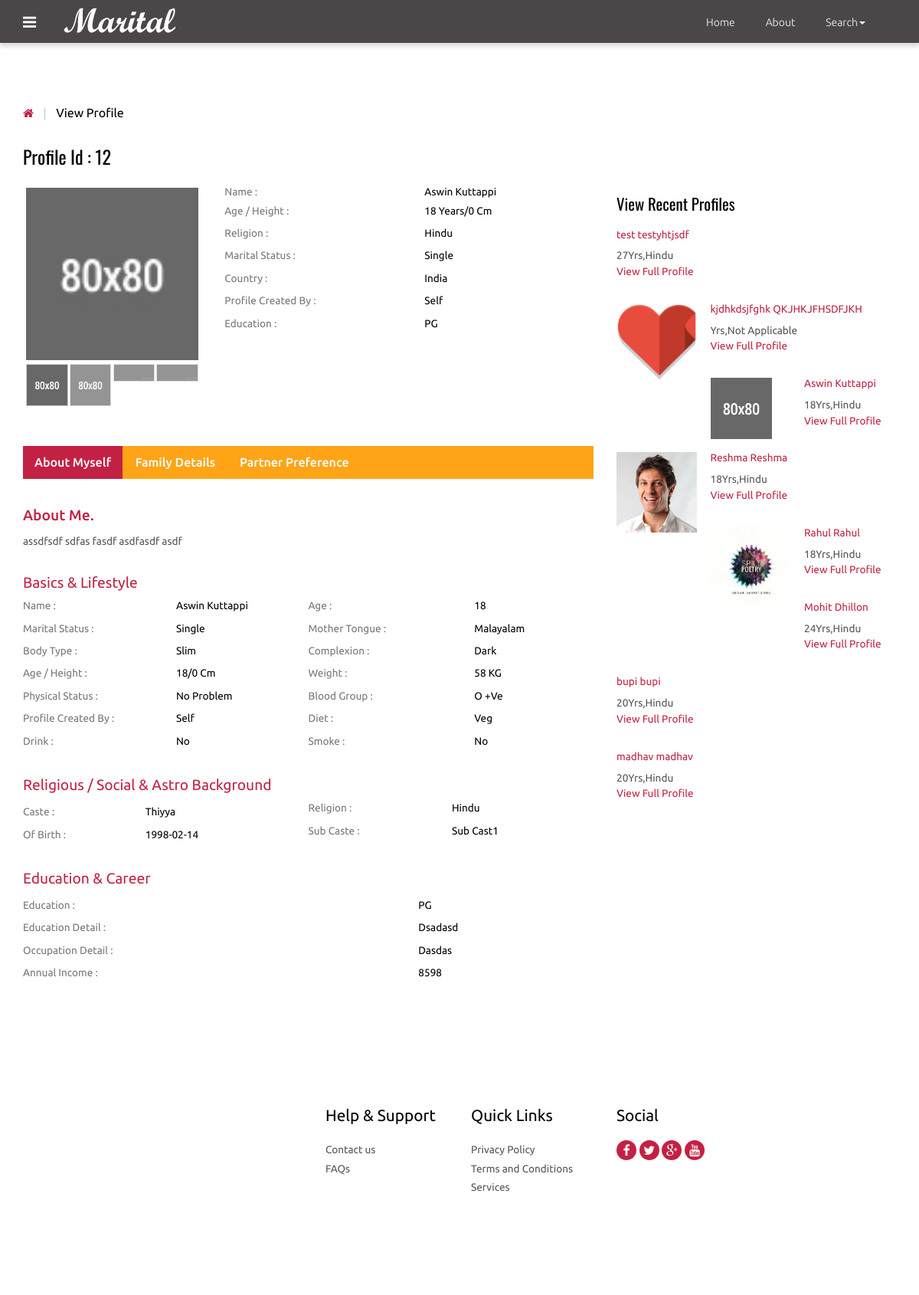
The page /view_profile.php?id=12 (signed in) on the database its author committed.
### tables this page shows
CREATE TABLE `photos` (
  `id` int(10) NOT NULL AUTO_INCREMENT,
  `cust_id` int(10) NOT NULL,
  `pic1` varchar(25) NOT NULL,
  `pic2` varchar(40) NOT NULL,
  `pic3` varchar(40) NOT NULL,
  `pic4` varchar(40) NOT NULL,
  PRIMARY KEY (`id`),
  UNIQUE KEY `cust_id` (`cust_id`)
);

CREATE TABLE `customer` (
  `id` int(10) NOT NULL AUTO_INCREMENT,
  `cust_id` int(5) NOT NULL,
  `email` varchar(60) NOT NULL,
  `age` varchar(10) NOT NULL,
  `height` int(10) NOT NULL,
  `sex` varchar(6) NOT NULL,
  `religion` varchar(20) NOT NULL,
  `caste` varchar(20) NOT NULL,
  `subcaste` varchar(20) NOT NULL,
  `district` varchar(20) NOT NULL,
  `state` varchar(20) NOT NULL,
  `country` varchar(10) NOT NULL,
  `maritalstatus` varchar(20) NOT NULL,
  `profilecreatedby` varchar(20) NOT NULL,
  `education` text NOT NULL,
  `education_sub` text NOT NULL,
  `firstname` text NOT NULL,
  `lastname` text NOT NULL,
  `body_type` text NOT NULL,
  `physical_status` text NOT NULL,
  `drink` varchar(8) NOT NULL,
  `mothertounge` text NOT NULL,
  `colour` varchar(20) NOT NULL,
  `weight` int(5) NOT NULL,
  `blood_group` varchar(5) NOT NULL,
  `diet` varchar(8) NOT NULL,
  `smoke` varchar(8) NOT NULL,
  `dateofbirth` date NOT NULL,
  `occupation` text NOT NULL,
  `occupation_descr` text NOT NULL,
  `annual_income` varchar(20) NOT NULL,
  `fathers_occupation` varchar(20) NOT NULL,
  `mothers_occupation` varchar(20) NOT NULL,
  `no_bro` int(5) NOT NULL,
  `no_sis` int(5) NOT NULL,
  `aboutme` text NOT NULL,
  `profilecreationdate` date NOT NULL,
  PRIMARY KEY (`id`)
);

### functions.php (called while the page is built, shortened)
<?php
function mysqlexec($sql){
	$host="localhost";
	$username="root";
	$password="Aditi@2000";
	$db_name="moon";
$conn=mysqli_connect("$host", "$username", "$password")or die("cannot connect");
mysqli_select_db($conn,"$db_name")or die("cannot select DB");
if($result = mysqli_query($conn, $sql)){
	return $result;
}
else{
	echo mysqli_error($conn);
}
}
?>

### view_profile.php (the view, shortened to what this page needs)
<?php include_once("functions.php"); ?>
<?php
$id=$_GET['id'];
$profileid=$id;
$sql="SELECT * FROM customer WHERE cust_id = $id";
$result = mysqlexec($sql);
if($result){
$row=mysqli_fetch_assoc($result);
	$fname=$row['firstname'];
	$lname=$row['lastname'];
	$dob=$row['dateofbirth'];
	$religion=$row['religion'];
	$caste = $row['caste'];
	$subcaste=$row['subcaste'];
	$country = $row['country'];
	$age=$row['age'];
	$maritalstatus=$row['maritalstatus'];
	$profileby=$row['profilecreatedby'];
	$education=$row['education'];
	$edudescr=$row['education_sub'];
	$bodytype=$row['body_type'];
	$physicalstatus=$row['physical_status'];
	$drink=$row['drink'];
	$smoke=$row['smoke'];
	$mothertounge=$row['mothertounge'];
	$bloodgroup=$row['blood_group'];
	$weight=$row['weight'];
	$height=$row['height'];
	$colour=$row['colour'];
	$diet=$row['diet'];
	$occupationdescr=$row['occupation_descr'];
	$income=$row['annual_income'];
	$aboutme=$row['aboutme'];
	$pic1="";
$sql2="SELECT * FROM photos WHERE cust_id = $profileid";
$result2 = mysqlexec($sql2);
if($result2){
	$row2=mysqli_fetch_array($result2);
	$pic1=$row2['pic1'];
}
}else{
	echo "<script>alert(\"Invalid Profile ID\")</script>";
}
?>
<!DOCTYPE HTML>
<html>
<head>
<link href="css/bootstrap-3.1.1.min.css" rel='stylesheet' type='text/css' />
<link href="css/style.css" rel='stylesheet' type='text/css' />
<link href="css/font-awesome.css" rel="stylesheet">
</head>
<body>
 <?php include_once("includes/navigation.php");?>
<div class="grid_3">
  <div class="container">
   <div class="breadcrumb1">
     <ul>
        <a href="index.php"><i class="fa fa-home home_1"></i></a>
        <span class="divider">&nbsp;|&nbsp;</span>
        <li class="current-page">View Profile</li>
     </ul>
   </div>
   <div class="profile">
   	 <div class="col-md-8 profile_left">
   	 	<h2>Profile Id : <?php echo $profileid;?></h2>
   	 	<div class="col_3">
   	        <div class="col-sm-4 row_2">
				<div class="flexslider">
					 <ul class="slides">
						<li data-thumb="profile/<?php echo $profileid;?>/<?php echo $pic1;?>">
							<img src="profile/<?php echo $profileid;?>/<?php echo $pic1;?>" />
						</li>
					 </ul>
				  </div>
			</div>
			<div class="col-sm-8 row_1">
				<table class="table_working_hours">
		        	<tbody>
		        		<tr class="opened_1">
							<td class="day_label">Name :</td>
							<td class="day_value"><?php echo $fname . " " .$lname; ?></td>
						</tr><tr class="opened_1">
							<td class="day_label">Age / Height :</td>
							<td class="day_value"><?php echo $age . " Years"; ?>/<?php echo $height . " Cm";?> </td>
						</tr>
					  	<tr class="opened">
							<td class="day_label">Religion :</td>
							<td class="day_value"><?php echo $religion;?></td>
						</tr>
					    <tr class="opened">
							<td class="day_label">Marital Status :</td>
							<td class="day_value"><?php echo $maritalstatus;?></td>
						</tr>
					    <tr class="opened">
							<td class="day_label">Country :</td>
							<td class="day_value"><?php echo $country;?></td>
						</tr>
					    <tr class="closed">
							<td class="day_label">Profile Created by :</td>
							<td class="day_value closed"><span><?php echo $profileby;?></span></td>
						</tr>
					    <tr class="closed">
							<td class="day_label">Education :</td>
							<td class="day_value closed"><span><?php echo $education;?></span></td>
						</tr>
				    </tbody>
				</table>
				</div>
			<div class="clearfix"> </div>
		</div>
		<div class="col_4">
		    <div class="bs-example bs-example-tabs" role="tabpanel" data-example-id="togglable-tabs">
			   <ul id="myTab" class="nav nav-tabs nav-tabs1" role="tablist">
				  <li role="presentation" class="active"><a href="#home" id="home-tab" role="tab" data-toggle="tab" aria-controls="home" aria-expanded="true">About Myself</a></li>
				  <li role="presentation"><a href="#profile" role="tab" id="profile-tab" data-toggle="tab" aria-controls="profile">Family Details</a></li>
				  <li role="presentation"><a href="#profile1" role="tab" id="profile-tab1" data-toggle="tab" aria-controls="profile1">Partner Preference</a></li>
			   </ul>
			   <div id="myTabContent" class="tab-content">
				  <div role="tabpanel" class="tab-pane fade in active" id="home" aria-labelledby="home-tab">
				    <div class="tab_box">
				    	<h1>About Me.</h1>
				    	<p><?php echo $aboutme; ?></p>
				    </div>
				    <div class="basic_1">
				    	<h3>Basics &amp; Lifestyle</h3>
				    	<div class="col-md-6 basic_1-left">
				    	  <table class="table_working_hours">
				        	<tbody>
				        		<tr class="opened_1">
									<td class="day_label">Name :</td>
									<td class="day_value"><?php echo $fname . " " .$lname; ?></td>
								</tr>
							    <tr class="opened">
									<td class="day_label">Marital Status :</td>
									<td class="day_value"><?php echo $maritalstatus;?></td>
								</tr>
							    <tr class="opened">
									<td class="day_label">Body Type :</td>
									<td class="day_value"><?php echo $bodytype;?></td>
								</tr>
							    <tr class="opened">
									<td class="day_label">Age / Height :</td>
									<td class="day_value"><?php echo $age; ?>/<?php echo $height;?> cm</td>
								</tr>
							    <tr class="opened">
									<td class="day_label">Physical Status :</td>
									<td class="day_value closed"><span><?php echo $physicalstatus;?></span></td>
								</tr>
							    <tr class="opened">
									<td class="day_label">Profile Created by :</td>
									<td class="day_value closed"><span><?php echo $profileby;?></span></td>
								</tr>
								<tr class="opened">
									<td class="day_label">Drink :</td>
									<td class="day_value closed"><span><?php echo $drink;?></span></td>
								</tr>
						    </tbody>
				          </table>
				         </div>
				         <div class="col-md-6 basic_1-left">
				          <table class="table_working_hours">
				        	<tbody>
				        		<tr class="opened_1">
									<td class="day_label">Age :</td>
									<td class="day_value"><?php echo $age;?></td>
								</tr>
							    <tr class="opened">
									<td class="day_label">Mother Tongue :</td>
									<td class="day_value"><?php echo $mothertounge;?></td>
								</tr>
							    <tr class="opened">
									<td class="day_label">Complexion :</td>
									<td class="day_value"><?php echo $colour;?></td>
								</tr>
							    <tr class="opened">
									<td class="day_label">Weight :</td>
									<td class="day_value"><?php echo $weight;?> KG</td>
								</tr>
							    <tr class="opened">
									<td class="day_label">Blood Group :</td>
									<td class="day_value"><?php echo $bloodgroup;?></td>
								</tr>
							    <tr class="closed">
									<td class="day_label">Diet :</td>
									<td class="day_value closed"><span><?php echo $diet;?></span></td>
								</tr>
							    <tr class="closed">
									<td class="day_label">Smoke :</td>
									<td class="day_value closed"><span><?php echo $smoke;?></span></td>
								</tr>
						    </tbody>
				        </table>
				        </div>
				        <div class="clearfix"> </div>
				    </div>
				    <div class="basic_1">
				    	<h3>Religious / Social & Astro Background</h3>
				    	<div class="col-md-6 basic_1-left">
				    	  <table class="table_working_hours">
				        	<tbody>
				        		<tr class="opened">
									<td class="day_label">Caste :</td>
									<td class="day_value"><?php echo $caste;?></td>
								</tr>
							    <tr class="opened">
									<td class="day_label">
 of Birth :</td>
									<td class="day_value closed"><span><?php echo $dob;?></span></td>
								</tr>
							</tbody>
				          </table>
				         </div>
				         <div class="col-md-6 basic_1-left">
				          <table class="table_working_hours">
				        	<tbody>
				        		<tr class="opened_1">
									<td class="day_label">Religion :</td>
									<td class="day_value"><?php echo $religion;?></td>
								</tr>
							    <tr class="opened">
									<td class="day_label">Sub Caste :</td>
									<td class="day_value"><?php echo $subcaste;?></td>
								</tr>
							</tbody>
				        </table>
				        </div>
				        <div class="clearfix"> </div>
				    </div>
				    <div class="basic_1 basic_2">
				    	<h3>Education & Career</h3>
				    	<div class="basic_1-left">
				    	  <table class="table_working_hours">
				        	<tbody>
				        		<tr class="opened">
									<td class="day_label">Education   :</td>
									<td class="day_value"><?php echo $education;?></td>
								</tr>
				        		<tr class="opened">
									<td class="day_label">Education Detail :</td>
									<td class="day_value"><?php echo $edudescr;?></td>
								</tr>
							    <tr class="opened">
									<td class="day_label">Occupation Detail :</td>
									<td class="day_value closed"><span><?php echo $occupationdescr;?></span></td>
								</tr>
							    <tr class="opened">
									<td class="day_label">Annual Income :</td>
									<td class="day_value closed"><span><?php echo $income;?></span></td>
								</tr>
							 </tbody>
				          </table>
				         </div>
				    </div>
				  </div>
		     </div>
		  </div>
	   </div>
   	 </div>
     <div class="col-md-4 profile_right">
        <div class="view_profile view_profile2">
        	<h3>View Recent Profiles</h3>
    <?php
     $sql="SELECT * FROM customer ORDER BY profilecreationdate ASC";
      $result=mysqlexec($sql);
      while($row=mysqli_fetch_assoc($result)){
            $profid=$row['cust_id'];
          $sql="SELECT * FROM photos WHERE cust_id=$profid";
          $result2=mysqlexec($sql);
          $photo=mysqli_fetch_assoc($result2);
          $pic=$photo['pic1'];
          echo "<ul class=\"profile_item\">";
            echo"<a href=\"view_profile.php?id={$profid}\">";
              echo "<li class=\"profile_item-img\"><img src=\"profile/". $profid."/".$pic ."\"" . "class=\"img-responsive\" alt=\"\"/></li>";
               echo "<li class=\"profile_item-desc\">";
                  echo "<h4>" . $row['firstname'] . " " . $row['lastname'] . "</h4>";
                  echo "<p>" . $row['age']. "Yrs," . $row['religion'] . "</p>";
                  echo "<h5>" . "View Full Profile" . "</h5>";
               echo "</li>";
      echo "</a>";
      echo "</ul>";
      }
     ?>
</div>
        </div>
       <div class="clearfix"> </div>
    </div>
  </div>
</div>
<?php include_once("footer.php");?>
<link rel="stylesheet" href="css/flexslider.css" type="text/css" media="screen" />
</body>
</html>

### css/style.css (style rules this page uses)
h4, h5, h6, h1, h2, h3 { margin-top: 0; }
ul, ol { margin: 0; }
p { margin: 0; }
html, body { font-family: 'Ubuntu', sans-serif; font-size: 100%; background:#fff; }
body a { transition:0.5s all; -webkit-transition:0.5s all; -moz-transition:0.5s all; -o-transition:0.5s all; -ms-transition:0.5s all; }
.nav-tabs > li > a, .nav-tabs > li > a:hover, .nav-tabs > li > a:focus, .nav-tabs > li.active > a, .nav-tabs > li.active > a:hover, .nav-tabs > li.active > a:focus { border: none; border-radius: 0; }
.breadcrumb1 { margin-bottom:2em; }
.breadcrumb1 ul { padding:0; margin:0; list-style:none; }
.breadcrumb1 li { position: relative; margin-right: 10px; padding-right: 10px; display: inline-block; color:#000; font-size:1em; }
i.home_1 { color:#c32143; font-size:15px; }
span.divider { padding: 0 5px; color: #ccc; }
.col-md-8.profile_left { padding-left: 0; }
.col-sm-4.row_2 { padding-left: 0; }
.profile_left h2 { color:#000; font-size:1.5em; margin-bottom:1em; font-family: 'Oswald', sans-serif; }
table.table_working_hours { width: 100%; }
.table_working_hours tr { border: 0; }
td.day_label { color: #777; padding:5px 0; }
.table_working_hours tr { color: #000; font-size: 0.85em; text-transform: capitalize; }
.table_working_hours tr.opened_1 td { padding: 0 0 5px; }
.col_3 { margin-bottom:3em; }
.nav-tabs1 { display: inline-block; border-bottom: none; font-weight: 500; background-color:#ffa417; width: 100%; padding: 0; margin-bottom: 2em; }
.nav-tabs1>li.active>a, .nav-tabs1>li.active>a:focus, .nav-tabs1>li.active>a:hover { color: #fff; background-color:#c32143; border:none; }
.nav-tabs1>li { margin-bottom:0; }
a#profile-tab, a#home-tab, a#profile-tab1 { color: #fff; }
.grid_3 { padding:5em 0; }
.tab_box { margin-bottom: 2em; }
.tab_box h1 { color:#c32143; font-size:1.2em; }
.tab_box p { color:#555; font-size:0.85em; line-height:1.8em; }
.basic_1-left { padding-left:0; }
.basic_1 { margin-bottom: 2em; }
.basic_1 h3 { color: #c32143; font-size: 1.2em; }
.basic_2 { margin-bottom:0; }
ul.profile_item { padding:0; margin:0 0 1.5em 0; list-style:none; }
ul.profile_item li.profile_item-img { width:30%; float:left; margin-right: 5%; }
.view_profile h3 { font-size:1.3em; color:#000; margin-bottom: 1em; font-family: 'Oswald', sans-serif; }
ul.profile_item li.profile_item-desc h4, ul.profile_item li.profile_item-desc h5 { color:#c32143; font-size:0.85em; }
ul.profile_item li.profile_item-desc { overflow:hidden; }
ul.profile_item li.profile_item-desc p { color:#555; font-size:0.85em; line-height:1.5em; margin-bottom: 3px; }
.view_profile2 { margin:4em 0 0 0; }
ul { padding: 0; list-style: none; }
.headings h1, h2,h3,h4,h5,h6 { font-weight:400; }

### css/flexslider.css (style rules this page uses)
.slides, .slides > li, .flex-control-nav, .flex-direction-nav { margin: 0; padding: 0; list-style: none; }
.flexslider { margin: 0; padding: 0; }
.flexslider .slides > li { display: none; -webkit-backface-visibility: hidden; }
.flexslider .slides img { width: 100%; display: block; }
.flexslider .slides:after { content: "\0020"; display: block; clear: both; visibility: hidden; line-height: 0; height: 0; }
.flexslider { background: #ffffff; border: 4px solid #ffffff; position: relative; zoom: 1; }
.flexslider .slides { zoom: 1; }
.flexslider .slides img { height: auto; }

### rows shown on the page
photos: pic1 (picture)
customer: firstname "Aswin", lastname "Kuttappi", age "18", height "0", religion "Hindu", maritalstatus "Single", country "India", profilecreatedby "Self", education "PG", aboutme "assdfsdf sdfas fasdf asdfasdf asdf", body_type "Slim", physical_status "No Problem", drink "No", mothertounge "Malayalam", colour "Dark", weight "58", blood_group "O +ve", diet "Veg", smoke "No", caste "Thiyya", dateofbirth "1998-02-14", subcaste "Sub Cast1", education_sub "Dsadasd", occupation_descr "Dasdas", annual_income "8598", photos.pic1 (picture)
customer: firstname "test", lastname "testyhtjsdf", age "27", religion "Hindu"
customer: photos.pic1 (picture), firstname "kjdhkdsjfghk", lastname "QKJHKJFHSDFJKH", religion "Not Applicable"
customer: photos.pic1 (picture), firstname "Reshma", lastname "Reshma", age "18", religion "Hindu"
customer: photos.pic1 (picture), firstname "Rahul", lastname "Rahul", age "18", religion "Hindu"
customer: firstname "Mohit", lastname "Dhillon", age "24", religion "Hindu"
customer: firstname "bupi", lastname "bupi", age "20", religion "Hindu"
customer: firstname "madhav", lastname "madhav", age "20", religion "Hindu"

### other values the page prints
$profileid "12"
